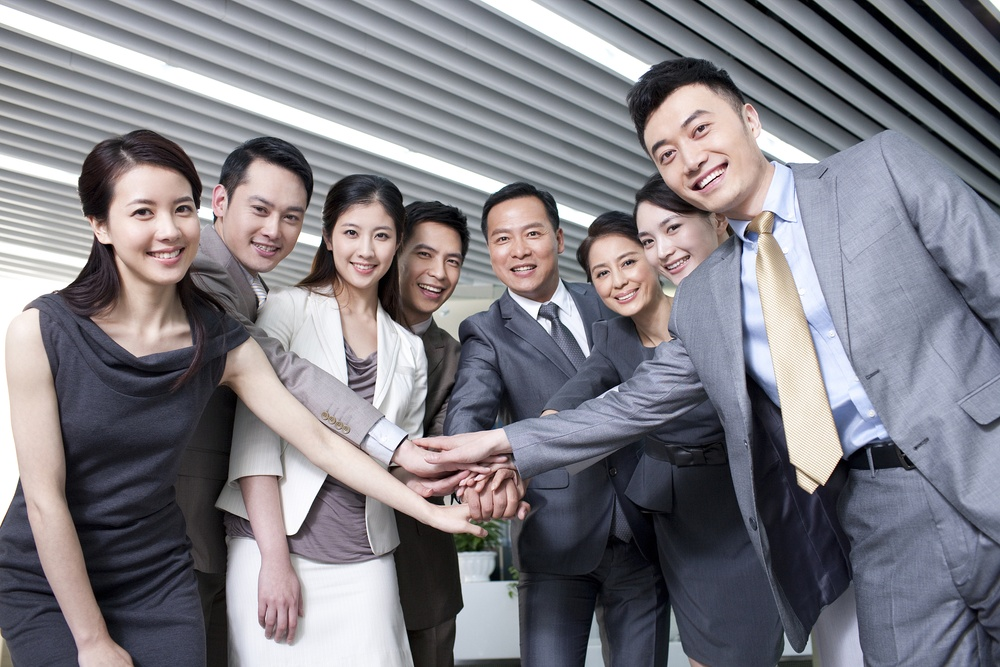
#> input picture opencv/images/crowd.jpg, 1000 x 667 px, shrunk from 2048 x 1365 before the run
$ python person_face_detect.py
#> lines starting #> are read from the running program, lines starting #| are printed output that depends on the picture; after the words box and inside, x2 and y2 are one past the last pixel; in counts of white or black regions, pixels touching at a corner belong together
import os
import cv2
import numpy as np


def face_detect(crowd_img, crowd_face_detect_path):
    """
    人脸检测 + 绘制矩形框
    :param crowd_img: 人像图片
    :param crowd_face_detect_path: 人脸检测结果保存路径
    :return:
    """
    img_copy = np.asarray(crowd_img).copy()

    # 转换为灰度图，因为人脸检测仅支持灰度图
    gray = cv2.cvtColor(img_copy, cv2.COLOR_BGR2GRAY)

    # 加载OpenCV内置人脸(正面)分类器
    face_cascade = cv2.CascadeClassifier(cv2.data.haarcascades + "haarcascade_frontalface_default.xml")

    # 执行人脸多尺度检测
    faces = face_cascade.detectMultiScale(gray, scaleFactor=1.1, minNeighbors=25)

    # 遍历所有人脸，并绘制红色矩形框
    for (x, y, w, h) in faces:
        # 绘制矩形框。五个参数：原图，矩形框左上角坐标，矩形框右下角坐标，矩形框颜色，矩形框线宽
        cv2.rectangle(img_copy, (x, y), (x + w, y + h), (0, 0, 255), 2)
        # 打印单张人脸坐标信息
        print(f"人脸坐标：({x}, {y})、宽度：{w}、高度：{h}")

    # 统计人脸数量
    print(f"共检测到{len(faces)}张人脸")
    # 保存结果
    write_result = cv2.imwrite(crowd_face_detect_path, img_copy)
    if not write_result:
        raise IOError(f"保存人脸检测结果图片失败：{crowd_face_detect_path}")
    print("人脸检测完成，文件已保存！")
    return True, img_copy


def face_and_eye_detect(crowd_img, crowd_face_detect_path):
    """
    人脸、双眼同时检测 + 绘制矩形框
    :param crowd_img: 人像图片
    :param crowd_face_detect_path: 人脸检测结果保存路径
    :return:
    """
    img_copy = np.asarray(crowd_img).copy()

    # 转换为灰度图，因为人脸检测仅支持灰度图
    gray = cv2.cvtColor(img_copy, cv2.COLOR_BGR2GRAY)

    # 加载OpenCV内置人脸和双眼(正面)分类器
    face_cascade = cv2.CascadeClassifier(cv2.data.haarcascades + "haarcascade_frontalface_default.xml")
    eye_cascade = cv2.CascadeClassifier(cv2.data.haarcascades + "haarcascade_eye.xml")

    # 执行人脸多尺度检测
    faces = face_cascade.detectMultiScale(gray, scaleFactor=1.1, minNeighbors=25)

    # 遍历所有人脸
    for (x, y, w, h) in faces:
        # 绘制矩形框。五个参数：原图，矩形框左上角坐标，矩形框右下角坐标，矩形框颜色，矩形框线宽
        cv2.rectangle(img_copy, (x, y), (x + w, y + h), (0, 0, 255), 2)
        # 从人脸区域提取眼睛区域
        eyes = eye_cascade.detectMultiScale(gray[y:y + h, x:x + w], scaleFactor=1.1, minNeighbors=5)
        # 绘制眼睛矩形框
        for (ex, ey, ew, eh) in eyes:
            cv2.rectangle(img_copy, (x + ex, y + ey), (x + ex + ew, y + ey + eh), (0, 255, 0), 2)
        # 打印单张人脸坐标信息
        print(f"人脸坐标：({x}, {y})、宽度：{w}、高度：{h}")

    # 统计人脸数量
    print(f"共检测到{len(faces)}张人脸 + 双眼")
    # 保存结果
    write_result = cv2.imwrite(crowd_face_detect_path, img_copy)
    if not write_result:
        raise IOError(f"保存人脸+双眼检测结果图片失败：{crowd_face_detect_path}")
    print("人脸检测完成，文件已保存！")
    return True, img_copy


# 定义图片所在路径
image_path = './images/'
# 人像图片名称
person_img_filename = 'crowd.jpg'
# 人脸识别结果图片名称
person_face_detect_img_filename = 'crowd_face_detect.jpg'
# 人脸+双眼检测结果图片名称
person_face_and_eye_detect_img_filename = 'crowd_face_and_eye_detect.jpg'
# 拼接图片路径
person_img_path = os.path.join(image_path, person_img_filename)
person_face_detect_img_path = os.path.join(image_path, person_face_detect_img_filename)
person_face_and_eye_detect_img_path = os.path.join(image_path, person_face_and_eye_detect_img_filename)

# 读取人像图片
crowd = cv2.imread(person_img_path)
#> crowd is the input picture: shape (667, 1000, 3); mean B, G, R 132.7, 125.9, 128
if crowd is None:
    raise FileNotFoundError(f"读取人像图片失败：{person_img_path}， 请检查图片路径是否正确")

# 调用人脸检测
result_flag, img = face_detect(crowd, person_face_detect_img_path)
#> in face_detect, `gray = cv2.cvtColor(img_copy, cv2.COLOR_BGR2GRAY)`:
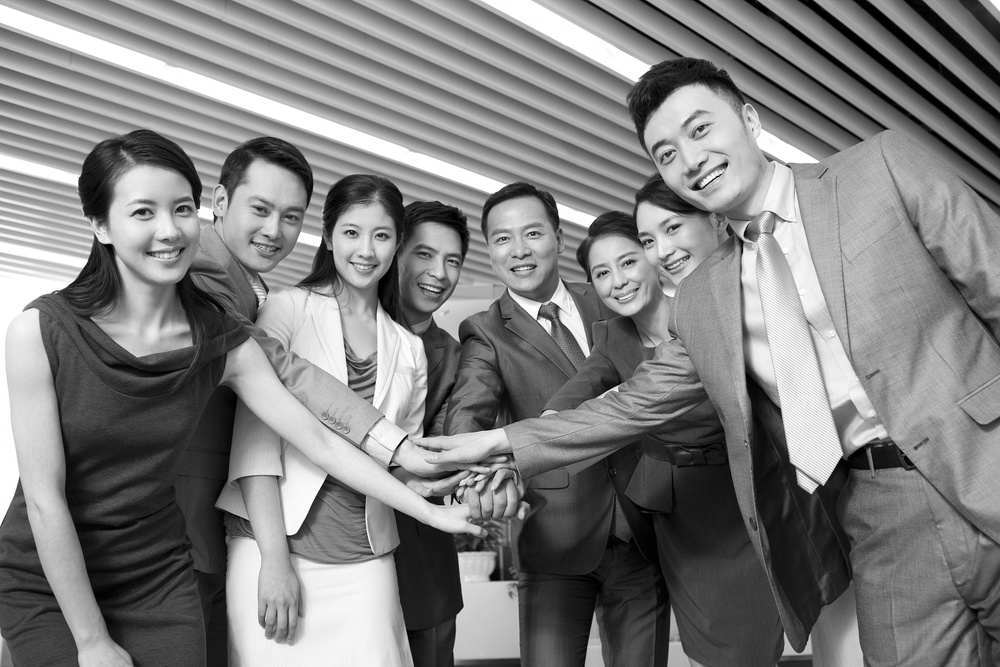
#> gray: shape (667, 1000); min 0, max 255, mean 127.3
#> in face_detect, `faces = face_cascade.detectMultiScale(gray, scaleFactor=1.1, minNeighb..`: faces = [[477, 202, 85, 85], [396, 226, 81, 81], [325, 204, 79, 79], [581, 239, 73, 73], [105, 167, 113, 113], [224, 174, 100, 100]]
#> the loop in face_detect, `for (x, y, w, h) in faces:` made 6 passes
#| 人脸坐标：(477, 202)、宽度：85、高度：85
#| 人脸坐标：(396, 226)、宽度：81、高度：81
#| 人脸坐标：(325, 204)、宽度：79、高度：79
#| 人脸坐标：(581, 239)、宽度：73、高度：73
#| 人脸坐标：(105, 167)、宽度：113、高度：113
#| 人脸坐标：(224, 174)、宽度：100、高度：100
#> after the loop in face_detect, `for (x, y, w, h) in faces:`:
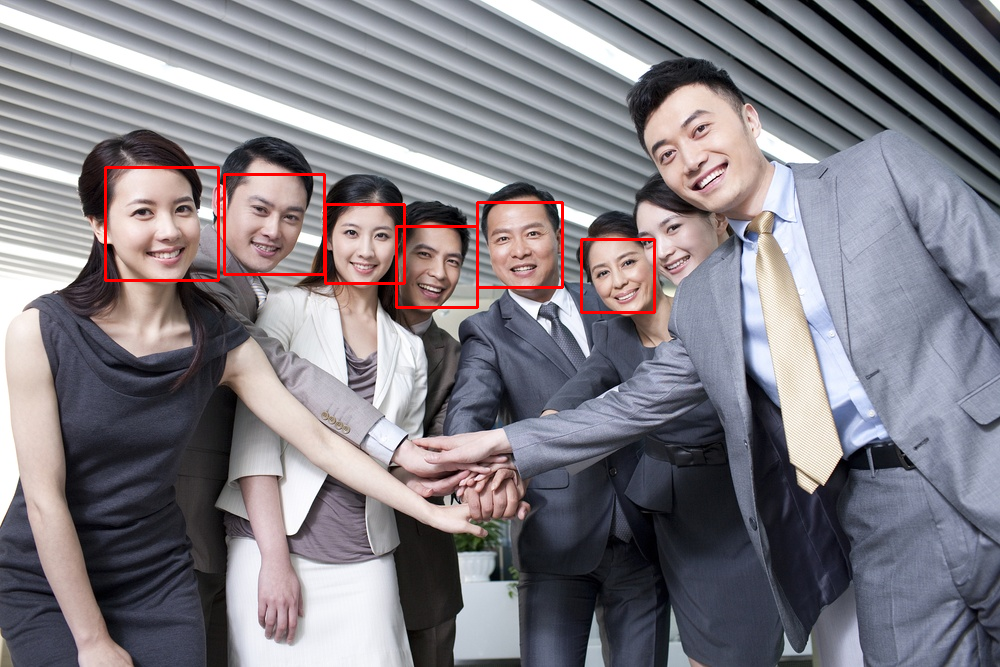
#> img_copy: shape (667, 1000, 3); 0.9% of pixels changed, all inside (x1, y1, x2, y2) = (104, 166, 656, 314)
#| 共检测到6张人脸
#> result_flag = True
if result_flag:
    if img is not None:
        # 展示图片
        cv2.imshow('face detect', img)
        cv2.waitKey(0)
        cv2.destroyAllWindows()

# 调用人脸+双眼检测
result_flag, img = face_and_eye_detect(crowd, person_face_and_eye_detect_img_path)
#> the loop in face_and_eye_detect, `for (x, y, w, h) in faces:` made 6 passes
#> (x, y, w, h, eyes) on passes 1 to 6: (477, 202, 85, 85, [[43, 21, 23, 23], [14, 27, 22, 22]]), (396, 226, 81, 81, [[17, 18, 22, 22]]), (325, 204, 79, 79, [[14, 16, 25, 25], [44, 20, 22, 22]]), (581, 239, 73, 73, [[34, 12, 25, 25], [11, 23, 22, 22]]), (105, 167, 113, 113, [[63, 30, 26, 26], [22, 29, 32, 32]]), (224, 174, 100, 100, [[24, 23, 25, 25], [54, 32, 23, 23]])
#| 人脸坐标：(477, 202)、宽度：85、高度：85
#| 人脸坐标：(396, 226)、宽度：81、高度：81
#| 人脸坐标：(325, 204)、宽度：79、高度：79
#| 人脸坐标：(581, 239)、宽度：73、高度：73
#| 人脸坐标：(105, 167)、宽度：113、高度：113
#| 人脸坐标：(224, 174)、宽度：100、高度：100
#> after the loop in face_and_eye_detect, `for (x, y, w, h) in faces:`:
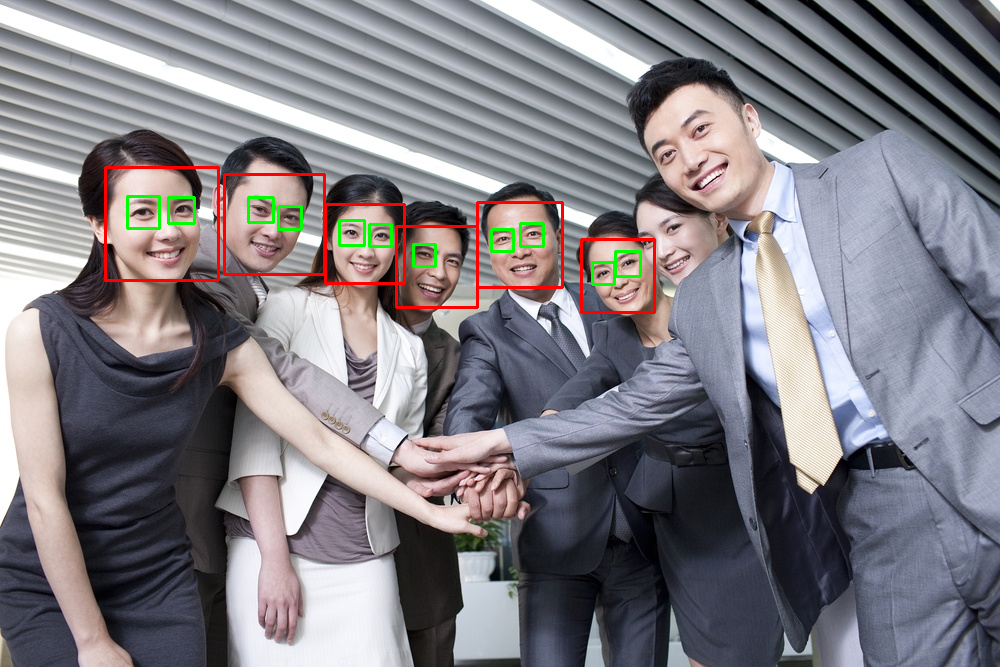
#> img_copy: shape (667, 1000, 3); 1.37% of pixels changed, all inside (x1, y1, x2, y2) = (104, 166, 656, 314)
#| 共检测到6张人脸 + 双眼
if result_flag:
    if img is not None:
        # 展示图片
        cv2.imshow('face and eye detect', img)
        cv2.waitKey(0)
        cv2.destroyAllWindows()
